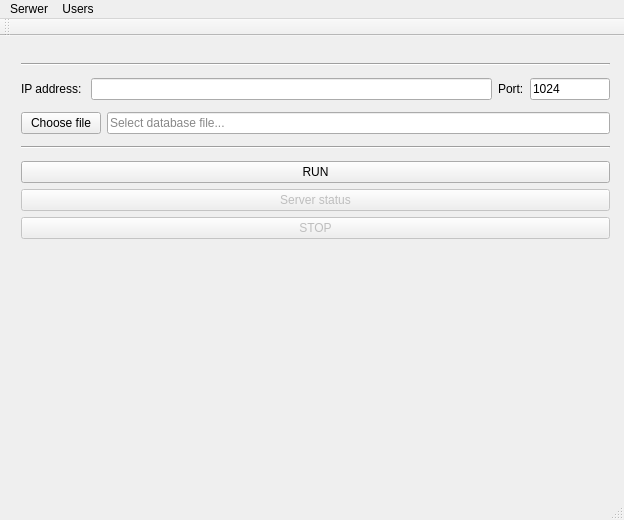
<?xml version="1.0" encoding="UTF-8"?>
<ui version="4.0">
 <class>serwer</class>
 <widget class="QMainWindow" name="serwer">
  <property name="geometry">
   <rect>
    <x>0</x>
    <y>0</y>
    <width>624</width>
    <height>520</height>
   </rect>
  </property>
  <property name="windowTitle">
   <string>serwer</string>
  </property>
  <property name="styleSheet">
   <string notr="true">QToolTip {
    border: 1px solid #76797C;
    background-color: #5A7566;
    color: white;
    padding: 0px;                /*remove padding, for fix combobox tooltip.*/
    opacity: 200;
}

QWidget {
    color: #eff0f1;
    background-color: #31363b;
    selection-background-color: #3daee9;
    selection-color: #eff0f1;
    background-clip: border;
    border-image: none;
    border: 0px transparent black;
    outline: 0;
}

QWidget:item:hover {
    background-color: #18465d;
    color: #eff0f1;
}

QWidget:item:selected {
    background-color: #18465d;
}

QCheckBox {
    spacing: 5px;
    outline: none;
    color: #eff0f1;
    margin-bottom: 2px;
}

QCheckBox:disabled {
    color: #76797C;
}

QCheckBox::indicator,
QGroupBox::indicator {
    width: 18px;
    height: 18px;
}

QGroupBox::indicator {
    margin-left: 2px;
}

QCheckBox::indicator:unchecked,
QGroupBox::indicator:unchecked {
    image: url(:/qss_icons/rc/checkbox_unchecked.png);
}

QCheckBox::indicator:unchecked:hover,
QCheckBox::indicator:unchecked:focus,
QCheckBox::indicator:unchecked:pressed,
QGroupBox::indicator:unchecked:hover,
QGroupBox::indicator:unchecked:focus,
QGroupBox::indicator:unchecked:pressed {
    border: none;
    image: url(:/qss_icons/rc/checkbox_unchecked_focus.png);
}

QCheckBox::indicator:checked,
QGroupBox::indicator:checked {
    image: url(:/qss_icons/rc/checkbox_checked.png);
}

QCheckBox::indicator:checked:hover,
QCheckBox::indicator:checked:focus,
QCheckBox::indicator:checked:pressed,
QGroupBox::indicator:checked:hover,
QGroupBox::indicator:checked:focus,
QGroupBox::indicator:checked:pressed {
    border: none;
    image: url(:/qss_icons/rc/checkbox_checked_focus.png);
}

QCheckBox::indicator:indeterminate {
    image: url(:/qss_icons/rc/checkbox_indeterminate.png);
}

QCheckBox::indicator:indeterminate:focus,
QCheckBox::indicator:indeterminate:hover,
QCheckBox::indicator:indeterminate:pressed {
    image: url(:/qss_icons/rc/checkbox_indeterminate_focus.png);
}

QCheckBox::indicator:checked:disabled,
QGroupBox::indicator:checked:disabled {
    image: url(:/qss_icons/rc/checkbox_checked_disabled.png);
}

QCheckBox::indicator:unchecked:disabled,
QGroupBox::indicator:unchecked:disabled {
    image: url(:/qss_icons/rc/checkbox_unchecked_disabled.png);
}

QRadioButton {
    spacing: 5px;
    outline: none;
    color: #eff0f1;
    margin-bottom: 2px;
}

QRadioButton:disabled {
    color: #76797C;
}

QRadioButton::indicator {
    width: 21px;
    height: 21px;
}

QRadioButton::indicator:unchecked {
    image: url(:/qss_icons/rc/radio_unchecked.png);
}

QRadioButton::indicator:unchecked:hover,
QRadioButton::indicator:unchecked:focus,
QRadioButton::indicator:unchecked:pressed {
    border: none;
    outline: none;
    image: url(:/qss_icons/rc/radio_unchecked_focus.png);
}

QRadioButton::indicator:checked {
    border: none;
    outline: none;
    image: url(:/qss_icons/rc/radio_checked.png);
}

QRadioButton::indicator:checked:hover,
QRadioButton::indicator:checked:focus,
QRadioButton::indicator:checked:pressed {
    border: none;
    outline: none;
    image: url(:/qss_icons/rc/radio_checked_focus.png);
}

QRadioButton::indicator:checked:disabled {
    outline: none;
    image: url(:/qss_icons/rc/radio_checked_disabled.png);
}

QRadioButton::indicator:unchecked:disabled {
    image: url(:/qss_icons/rc/radio_unchecked_disabled.png);
}

QMenuBar {
    background-color: #31363b;
    color: #eff0f1;
}

QMenuBar::item {
    background: transparent;
}

QMenuBar::item:selected {
    background: transparent;
    border: 1px solid #76797C;
}

QMenuBar::item:pressed {
    border: 1px solid #76797C;
    background-color: #3daee9;
    color: #eff0f1;
    margin-bottom: -1px;
    padding-bottom: 1px;
}

QMenu {
    border: 1px solid #76797C;
    color: #eff0f1;
    margin: 2px;
}

QMenu::icon {
    margin: 5px;
}

QMenu::item {
    padding: 5px 30px 5px 30px;
    border: 1px solid transparent;
    /* reserve space for selection border */
}

QMenu::item:selected {
    color: #eff0f1;
}

QMenu::separator {
    height: 2px;
    background: lightblue;
    margin-left: 10px;
    margin-right: 5px;
}

QMenu::indicator {
    width: 18px;
    height: 18px;
}


/* non-exclusive indicator = check box style indicator
   (see QActionGroup::setExclusive) */

QMenu::indicator:non-exclusive:unchecked {
    image: url(:/qss_icons/rc/checkbox_unchecked.png);
}

QMenu::indicator:non-exclusive:unchecked:selected {
    image: url(:/qss_icons/rc/checkbox_unchecked_disabled.png);
}

QMenu::indicator:non-exclusive:checked {
    image: url(:/qss_icons/rc/checkbox_checked.png);
}

QMenu::indicator:non-exclusive:checked:selected {
    image: url(:/qss_icons/rc/checkbox_checked_disabled.png);
}


/* exclusive indicator = radio button style indicator (see QActionGroup::setExclusive) */

QMenu::indicator:exclusive:unchecked {
    image: url(:/qss_icons/rc/radio_unchecked.png);
}

QMenu::indicator:exclusive:unchecked:selected {
    image: url(:/qss_icons/rc/radio_unchecked_disabled.png);
}

QMenu::indicator:exclusive:checked {
    image: url(:/qss_icons/rc/radio_checked.png);
}

QMenu::indicator:exclusive:checked:selected {
    image: url(:/qss_icons/rc/radio_checked_disabled.png);
}

QMenu::right-arrow {
    margin: 5px;
    image: url(:/qss_icons/rc/right_arrow.png)
}

QWidget:disabled {
    color: #454545;
    background-color: #31363b;
}

QAbstractItemView {
    alternate-background-color: #31363b;
    color: #eff0f1;
    border: 1px solid #3A3939;
    border-radius: 2px;
}

QWidget:focus,
QMenuBar:focus {
    border: 1px solid #3daee9;
}

QTabWidget:focus,
QCheckBox:focus,
QRadioButton:focus,
QSlider:focus {
    border: none;
}

QLineEdit {
    background-color: #232629;
    padding: 5px;
    border-style: solid;
    border: 1px solid #76797C;
    border-radius: 2px;
    color: #eff0f1;
}

QAbstractItemView QLineEdit {
    padding: 0;
}

QGroupBox {
    border: 1px solid #76797C;
    border-radius: 2px;
    margin-top: 20px;
}

QGroupBox::title {
    subcontrol-origin: margin;
    subcontrol-position: top center;
    padding-left: 10px;
    padding-right: 10px;
    padding-top: 10px;
}

QAbstractScrollArea {
    border-radius: 2px;
    border: 1px solid #76797C;
    background-color: transparent;
}

QScrollBar:horizontal {
    height: 15px;
    margin: 3px 15px 3px 15px;
    border: 1px transparent #2A2929;
    border-radius: 4px;
    background-color: #2A2929;
}

QScrollBar::handle:horizontal {
    background-color: #605F5F;
    min-width: 5px;
    border-radius: 4px;
}

QScrollBar::add-line:horizontal {
    margin: 0px 3px 0px 3px;
    border-image: url(:/qss_icons/rc/right_arrow_disabled.png);
    width: 10px;
    height: 10px;
    subcontrol-position: right;
    subcontrol-origin: margin;
}

QScrollBar::sub-line:horizontal {
    margin: 0px 3px 0px 3px;
    border-image: url(:/qss_icons/rc/left_arrow_disabled.png);
    height: 10px;
    width: 10px;
    subcontrol-position: left;
    subcontrol-origin: margin;
}

QScrollBar::add-line:horizontal:hover,
QScrollBar::add-line:horizontal:on {
    border-image: url(:/qss_icons/rc/right_arrow.png);
    height: 10px;
    width: 10px;
    subcontrol-position: right;
    subcontrol-origin: margin;
}

QScrollBar::sub-line:horizontal:hover,
QScrollBar::sub-line:horizontal:on {
    border-image: url(:/qss_icons/rc/left_arrow.png);
    height: 10px;
    width: 10px;
    subcontrol-position: left;
    subcontrol-origin: margin;
}

QScrollBar::up-arrow:horizontal,
QScrollBar::down-arrow:horizontal {
    background: none;
}

QScrollBar::add-page:horizontal,
QScrollBar::sub-page:horizontal {
    background: none;
}

QScrollBar:vertical {
    background-color: #2A2929;
    width: 15px;
    margin: 15px 3px 15px 3px;
    border: 1px transparent #2A2929;
    border-radius: 4px;
}

QScrollBar::handle:vertical {
    background-color: #605F5F;
    min-height: 5px;
    border-radius: 4px;
}

QScrollBar::sub-line:vertical {
    margin: 3px 0px 3px 0px;
    border-image: url(:/qss_icons/rc/up_arrow_disabled.png);
    height: 10px;
    width: 10px;
    subcontrol-position: top;
    subcontrol-origin: margin;
}

QScrollBar::add-line:vertical {
    margin: 3px 0px 3px 0px;
    border-image: url(:/qss_icons/rc/down_arrow_disabled.png);
    height: 10px;
    width: 10px;
    subcontrol-position: bottom;
    subcontrol-origin: margin;
}

QScrollBar::sub-line:vertical:hover,
QScrollBar::sub-line:vertical:on {
    border-image: url(:/qss_icons/rc/up_arrow.png);
    height: 10px;
    width: 10px;
    subcontrol-position: top;
    subcontrol-origin: margin;
}

QScrollBar::add-line:vertical:hover,
QScrollBar::add-line:vertical:on {
    border-image: url(:/qss_icons/rc/down_arrow.png);
    height: 10px;
    width: 10px;
    subcontrol-position: bottom;
    subcontrol-origin: margin;
}

QScrollBar::up-arrow:vertical,
QScrollBar::down-arrow:vertical {
    background: none;
}

QScrollBar::add-page:vertical,
QScrollBar::sub-page:vertical {
    background: none;
}

QTextEdit {
    background-color: #232629;
    color: #eff0f1;
    border: 1px solid #76797C;
}

QPlainTextEdit {
    background-color: #232629;
    ;
    color: #eff0f1;
    border-radius: 2px;
    border: 1px solid #76797C;
}

QHeaderView::section {
    background-color: #76797C;
    color: #eff0f1;
    padding: 5px;
    border: 1px solid #76797C;
}

QSizeGrip {
    image: url(:/qss_icons/rc/sizegrip.png);
    width: 12px;
    height: 12px;
}

QMainWindow::separator {
    background-color: #31363b;
    color: white;
    padding-left: 4px;
    spacing: 2px;
    border: 1px dashed #76797C;
}

QMainWindow::separator:hover {
    background-color: #787876;
    color: white;
    padding-left: 4px;
    border: 1px solid #76797C;
    spacing: 2px;
}

QMenu::separator {
    height: 1px;
    background-color: #76797C;
    color: white;
    padding-left: 4px;
    margin-left: 10px;
    margin-right: 5px;
}

QFrame {
    border-radius: 2px;
    border: 1px solid #76797C;
}

QFrame[frameShape=&quot;0&quot;] {
    border-radius: 2px;
    border: 1px transparent #76797C;
}

QStackedWidget {
    border: 1px transparent black;
}

QToolBar {
    border: 1px transparent #393838;
    background: 1px solid #31363b;
    font-weight: bold;
}

QToolBar::handle:horizontal {
    image: url(:/qss_icons/rc/Hmovetoolbar.png);
}

QToolBar::handle:vertical {
    image: url(:/qss_icons/rc/Vmovetoolbar.png);
}

QToolBar::separator:horizontal {
    image: url(:/qss_icons/rc/Hsepartoolbar.png);
}

QToolBar::separator:vertical {
    image: url(:/qss_icons/rc/Vsepartoolbar.png);
}

QToolButton#qt_toolbar_ext_button {
    background: #58595a
}

QPushButton {
    color: #eff0f1;
    background-color: #31363b;
    border-width: 1px;
    border-color: #76797C;
    border-style: solid;
    padding: 5px;
    border-radius: 2px;
    outline: none;
}

QPushButton:disabled {
    background-color: #31363b;
    border-width: 1px;
    border-color: #454545;
    border-style: solid;
    padding-top: 5px;
    padding-bottom: 5px;
    padding-left: 10px;
    padding-right: 10px;
    border-radius: 2px;
    color: #454545;
}

QPushButton:focus {
    background-color: #3daee9;
    color: white;
}

QPushButton:pressed {
    background-color: #3daee9;
    padding-top: -15px;
    padding-bottom: -17px;
}

QComboBox {
    selection-background-color: #3daee9;
    border-style: solid;
    border: 1px solid #76797C;
    border-radius: 2px;
    padding: 5px;
    min-width: 75px;
}

QPushButton:checked {
    background-color: #76797C;
    border-color: #6A6969;
}

QComboBox:hover,
QPushButton:hover,
QAbstractSpinBox:hover,
QLineEdit:hover,
QTextEdit:hover,
QPlainTextEdit:hover,
QAbstractView:hover,
QTreeView:hover {
    border: 1px solid #3daee9;
    color: #eff0f1;
}

QComboBox:on {
    padding-top: 3px;
    padding-left: 4px;
    selection-background-color: #4a4a4a;
}

QComboBox QAbstractItemView {
    background-color: #232629;
    border-radius: 2px;
    border: 1px solid #76797C;
    selection-background-color: #18465d;
}

QComboBox::drop-down {
    subcontrol-origin: padding;
    subcontrol-position: top right;
    width: 15px;
    border-left-width: 0px;
    border-left-color: darkgray;
    border-left-style: solid;
    border-top-right-radius: 3px;
    border-bottom-right-radius: 3px;
}

QComboBox::down-arrow {
    image: url(:/qss_icons/rc/down_arrow_disabled.png);
}

QComboBox::down-arrow:on,
QComboBox::down-arrow:hover,
QComboBox::down-arrow:focus {
    image: url(:/qss_icons/rc/down_arrow.png);
}

QAbstractSpinBox {
    padding: 5px;
    border: 1px solid #76797C;
    background-color: #232629;
    color: #eff0f1;
    border-radius: 2px;
    min-width: 75px;
}

QAbstractSpinBox:up-button {
    background-color: transparent;
    subcontrol-origin: border;
    subcontrol-position: center right;
}

QAbstractSpinBox:down-button {
    background-color: transparent;
    subcontrol-origin: border;
    subcontrol-position: center left;
}

QAbstractSpinBox::up-arrow,
QAbstractSpinBox::up-arrow:disabled,
QAbstractSpinBox::up-arrow:off {
    image: url(:/qss_icons/rc/up_arrow_disabled.png);
    width: 10px;
    height: 10px;
}

QAbstractSpinBox::up-arrow:hover {
    image: url(:/qss_icons/rc/up_arrow.png);
}

QAbstractSpinBox::down-arrow,
QAbstractSpinBox::down-arrow:disabled,
QAbstractSpinBox::down-arrow:off {
    image: url(:/qss_icons/rc/down_arrow_disabled.png);
    width: 10px;
    height: 10px;
}

QAbstractSpinBox::down-arrow:hover {
    image: url(:/qss_icons/rc/down_arrow.png);
}

QLabel {
    border: 0px solid black;
}

QTabWidget {
    border: 0px transparent black;
}

QTabWidget::pane {
    border: 1px solid #76797C;
    padding: 5px;
    margin: 0px;
}

QTabWidget::tab-bar {
    /* left: 5px; move to the right by 5px */
}

QTabBar {
    qproperty-drawBase: 0;
    border-radius: 3px;
}

QTabBar:focus {
    border: 0px transparent black;
}

QTabBar::close-button {
    image: url(:/qss_icons/rc/close.png);
    background: transparent;
}

QTabBar::close-button:hover {
    image: url(:/qss_icons/rc/close-hover.png);
    background: transparent;
}

QTabBar::close-button:pressed {
    image: url(:/qss_icons/rc/close-pressed.png);
    background: transparent;
}


/* TOP TABS */

QTabBar::tab:top {
    color: #eff0f1;
    border: 1px solid #76797C;
    border-bottom: 1px transparent black;
    background-color: #31363b;
    padding: 5px;
    min-width: 50px;
    border-top-left-radius: 2px;
    border-top-right-radius: 2px;
}

QTabBar::tab:top:selected {
    color: #eff0f1;
    background-color: #54575B;
    border: 1px solid #76797C;
    border-bottom: 2px solid #3daee9;
    border-top-left-radius: 2px;
    border-top-right-radius: 2px;
}

QTabBar::tab:top:!selected:hover {
    background-color: #3daee9;
}


/* BOTTOM TABS */

QTabBar::tab:bottom {
    color: #eff0f1;
    border: 1px solid #76797C;
    border-top: 1px transparent black;
    background-color: #31363b;
    padding: 5px;
    border-bottom-left-radius: 2px;
    border-bottom-right-radius: 2px;
    min-width: 50px;
}

QTabBar::tab:bottom:selected {
    color: #eff0f1;
    background-color: #54575B;
    border: 1px solid #76797C;
    border-top: 2px solid #3daee9;
    border-bottom-left-radius: 2px;
    border-bottom-right-radius: 2px;
}

QTabBar::tab:bottom:!selected:hover {
    background-color: #3daee9;
}


/* LEFT TABS */

QTabBar::tab:left {
    color: #eff0f1;
    border: 1px solid #76797C;
    border-left: 1px transparent black;
    background-color: #31363b;
    padding: 5px;
    border-top-right-radius: 2px;
    border-bottom-right-radius: 2px;
    min-height: 50px;
}

QTabBar::tab:left:selected {
    color: #eff0f1;
    background-color: #54575B;
    border: 1px solid #76797C;
    border-left: 2px solid #3daee9;
    border-top-right-radius: 2px;
    border-bottom-right-radius: 2px;
}

QTabBar::tab:left:!selected:hover {
    background-color: #3daee9;
}


/* RIGHT TABS */

QTabBar::tab:right {
    color: #eff0f1;
    border: 1px solid #76797C;
    border-right: 1px transparent black;
    background-color: #31363b;
    padding: 5px;
    border-top-left-radius: 2px;
    border-bottom-left-radius: 2px;
    min-height: 50px;
}

QTabBar::tab:right:selected {
    color: #eff0f1;
    background-color: #54575B;
    border: 1px solid #76797C;
    border-right: 2px solid #3daee9;
    border-top-left-radius: 2px;
    border-bottom-left-radius: 2px;
}

QTabBar::tab:right:!selected:hover {
    background-color: #3daee9;
}

QTabBar QToolButton::right-arrow:enabled {
    image: url(:/qss_icons/rc/right_arrow.png);
}

QTabBar QToolButton::left-arrow:enabled {
    image: url(:/qss_icons/rc/left_arrow.png);
}

QTabBar QToolButton::right-arrow:disabled {
    image: url(:/qss_icons/rc/right_arrow_disabled.png);
}

QTabBar QToolButton::left-arrow:disabled {
    image: url(:/qss_icons/rc/left_arrow_disabled.png);
}

QDockWidget {
    background: #31363b;
    border: 1px solid #403F3F;
    titlebar-close-icon: url(:/qss_icons/rc/close.png);
    titlebar-normal-icon: url(:/qss_icons/rc/undock.png);
}

QDockWidget::close-button,
QDockWidget::float-button {
    border: 1px solid transparent;
    border-radius: 2px;
    background: transparent;
}

QDockWidget::close-button:hover,
QDockWidget::float-button:hover {
    background: rgba(255, 255, 255, 10);
}

QDockWidget::close-button:pressed,
QDockWidget::float-button:pressed {
    padding: 1px -1px -1px 1px;
    background: rgba(255, 255, 255, 10);
}

QTreeView,
QListView {
    border: 1px solid #76797C;
    background-color: #232629;
}

QTreeView:branch:selected,
QTreeView:branch:hover {
    background: url(:/qss_icons/rc/transparent.png);
}

QTreeView::branch:has-siblings:!adjoins-item {
    border-image: url(:/qss_icons/rc/transparent.png);
}

QTreeView::branch:has-siblings:adjoins-item {
    border-image: url(:/qss_icons/rc/transparent.png);
}

QTreeView::branch:!has-children:!has-siblings:adjoins-item {
    border-image: url(:/qss_icons/rc/transparent.png);
}

QTreeView::branch:has-children:!has-siblings:closed,
QTreeView::branch:closed:has-children:has-siblings {
    image: url(:/qss_icons/rc/branch_closed.png);
}

QTreeView::branch:open:has-children:!has-siblings,
QTreeView::branch:open:has-children:has-siblings {
    image: url(:/qss_icons/rc/branch_open.png);
}

QTreeView::branch:has-children:!has-siblings:closed:hover,
QTreeView::branch:closed:has-children:has-siblings:hover {
    image: url(:/qss_icons/rc/branch_closed-on.png);
}

QTreeView::branch:open:has-children:!has-siblings:hover,
QTreeView::branch:open:has-children:has-siblings:hover {
    image: url(:/qss_icons/rc/branch_open-on.png);
}

QListView::item:!selected:hover,
QTreeView::item:!selected:hover {
    background: #18465d;
    outline: 0;
    color: #eff0f1
}

QListView::item:selected:hover,
QTreeView::item:selected:hover {
    background: #287399;
    color: #eff0f1;
}

QTreeView::indicator:checked,
QListView::indicator:checked {
    image: url(:/qss_icons/rc/checkbox_checked.png);
}

QTreeView::indicator:unchecked,
QListView::indicator:unchecked {
    image: url(:/qss_icons/rc/checkbox_unchecked.png);
}

QTreeView::indicator:indeterminate,
QListView::indicator:indeterminate {
    image: url(:/qss_icons/rc/checkbox_indeterminate.png);
}

QTreeView::indicator:checked:hover,
QTreeView::indicator:checked:focus,
QTreeView::indicator:checked:pressed,
QListView::indicator:checked:hover,
QListView::indicator:checked:focus,
QListView::indicator:checked:pressed {
    image: url(:/qss_icons/rc/checkbox_checked_focus.png);
}

QTreeView::indicator:unchecked:hover,
QTreeView::indicator:unchecked:focus,
QTreeView::indicator:unchecked:pressed,
QListView::indicator:unchecked:hover,
QListView::indicator:unchecked:focus,
QListView::indicator:unchecked:pressed {
    image: url(:/qss_icons/rc/checkbox_unchecked_focus.png);
}

QTreeView::indicator:indeterminate:hover,
QTreeView::indicator:indeterminate:focus,
QTreeView::indicator:indeterminate:pressed,
QListView::indicator:indeterminate:hover,
QListView::indicator:indeterminate:focus,
QListView::indicator:indeterminate:pressed {
    image: url(:/qss_icons/rc/checkbox_indeterminate_focus.png);
}

QSlider::groove:horizontal {
    border: 1px solid #565a5e;
    height: 4px;
    background: #565a5e;
    margin: 0px;
    border-radius: 2px;
}

QSlider::handle:horizontal {
    background: #232629;
    border: 1px solid #565a5e;
    width: 16px;
    height: 16px;
    margin: -8px 0;
    border-radius: 9px;
}

QSlider::sub-page:horizontal {
    border: 1px solid #565a5e;
    height: 4px;
    background: #3daee9;
    margin: 0px;
    border-radius: 2px;
}

QSlider::groove:vertical {
    border: 1px solid #565a5e;
    width: 4px;
    background: #565a5e;
    margin: 0px;
    border-radius: 3px;
}

QSlider::handle:vertical {
    background: #232629;
    border: 1px solid #565a5e;
    width: 16px;
    height: 16px;
    margin: 0 -8px;
    border-radius: 9px;
}

QSlider::sub-page:vertical {
    border: 1px solid #565a5e;
    width: 4px;
    background: #3daee9;
    margin: 0px;
    border-radius: 3px;
}

QToolButton {
    background-color: transparent;
    border: 1px transparent #76797C;
    border-radius: 2px;
    margin: 3px;
    padding: 5px;
}

QToolButton[popupMode=&quot;1&quot;] {
    /* only for MenuButtonPopup */
    padding-right: 20px;
    /* make way for the popup button */
    border: 1px #76797C;
    border-radius: 5px;
}

QToolButton[popupMode=&quot;2&quot;] {
    /* only for InstantPopup */
    padding-right: 10px;
    /* make way for the popup button */
    border: 1px #76797C;
}

QToolButton:hover,
QToolButton::menu-button:hover {
    background-color: transparent;
    border: 1px solid #3daee9;
    padding: 5px;
}

QToolButton:checked,
QToolButton:pressed,
QToolButton::menu-button:pressed {
    background-color: #3daee9;
    border: 1px solid #3daee9;
    padding: 5px;
}


/* the subcontrol below is used only in the InstantPopup or DelayedPopup mode */

QToolButton::menu-indicator {
    image: url(:/qss_icons/rc/down_arrow.png);
    top: -7px;
    left: -2px;
    /* shift it a bit */
}


/* the subcontrols below are used only in the MenuButtonPopup mode */

QToolButton::menu-button {
    border: 1px transparent #76797C;
    border-top-right-radius: 6px;
    border-bottom-right-radius: 6px;
    /* 16px width + 4px for border = 20px allocated above */
    width: 16px;
    outline: none;
}

QToolButton::menu-arrow {
    image: url(:/qss_icons/rc/down_arrow.png);
}

QToolButton::menu-arrow:open {
    border: 1px solid #76797C;
}

QPushButton::menu-indicator {
    subcontrol-origin: padding;
    subcontrol-position: bottom right;
    bottom: 5px;
}

QTableView {
    border: 1px solid #76797C;
    gridline-color: #31363b;
    background-color: #232629;
}

QTableView,
QHeaderView {
    border-radius: 0px;
}

QTableView::item:pressed,
QListView::item:pressed,
QTreeView::item:pressed {
    background: #18465d;
    color: #eff0f1;
}

QTableView::item:selected:active,
QTreeView::item:selected:active,
QListView::item:selected:active {
    background: #287399;
    color: #eff0f1;
}

QHeaderView {
    background-color: #31363b;
    border: 1px transparent;
    border-radius: 0px;
    margin: 0px;
    padding: 0px;
}

QHeaderView::section {
    background-color: #31363b;
    color: #eff0f1;
    padding: 5px;
    border: 1px solid #76797C;
    border-radius: 0px;
    text-align: center;
}

QHeaderView::section::vertical::first,
QHeaderView::section::vertical::only-one {
    border-top: 1px solid #76797C;
}

QHeaderView::section::vertical {
    border-top: transparent;
}

QHeaderView::section::horizontal::first,
QHeaderView::section::horizontal::only-one {
    border-left: 1px solid #76797C;
}

QHeaderView::section::horizontal {
    border-left: transparent;
}

QHeaderView::section:checked {
    color: white;
    background-color: #334e5e;
}


/* style the sort indicator */

QHeaderView::down-arrow {
    image: url(:/qss_icons/rc/down_arrow.png);
}

QHeaderView::up-arrow {
    image: url(:/qss_icons/rc/up_arrow.png);
}

QTableCornerButton::section {
    background-color: #31363b;
    border: 1px transparent #76797C;
    border-radius: 0px;
}

QToolBox {
    padding: 5px;
    border: 1px transparent black;
}

QToolBox::tab {
    color: #eff0f1;
    background-color: #31363b;
    border: 1px solid #76797C;
    border-bottom: 1px transparent #31363b;
    border-top-left-radius: 5px;
    border-top-right-radius: 5px;
}

QToolBox::tab:selected {
    /* italicize selected tabs */
    font: italic;
    background-color: #31363b;
    border-color: #3daee9;
}

QStatusBar::item {
    border: 0px transparent dark;
}

QFrame[height=&quot;3&quot;],
QFrame[width=&quot;3&quot;] {
    background-color: #76797C;
}

QSplitter::handle {
    border: 1px dashed #76797C;
}

QSplitter::handle:hover {
    background-color: #787876;
    border: 1px solid #76797C;
}

QSplitter::handle:horizontal {
    width: 1px;
}

QSplitter::handle:vertical {
    height: 1px;
}

QProgressBar {
    border: 1px solid #76797C;
    border-radius: 5px;
    text-align: center;
}

QProgressBar::chunk {
    background-color: #05B8CC;
}

QDateEdit {
    selection-background-color: #3daee9;
    border-style: solid;
    border: 1px solid #3375A3;
    border-radius: 2px;
    padding: 1px;
    min-width: 75px;
}

QDateEdit:on {
    padding-top: 3px;
    padding-left: 4px;
    selection-background-color: #4a4a4a;
}

QDateEdit QAbstractItemView {
    background-color: #232629;
    border-radius: 2px;
    border: 1px solid #3375A3;
    selection-background-color: #3daee9;
}

QDateEdit::drop-down {
    subcontrol-origin: padding;
    subcontrol-position: top right;
    width: 15px;
    border-left-width: 0px;
    border-left-color: darkgray;
    border-left-style: solid;
    border-top-right-radius: 3px;
    border-bottom-right-radius: 3px;
}

QDateEdit::down-arrow {
    image: url(:/qss_icons/rc/down_arrow_disabled.png);
}

QDateEdit::down-arrow:on,
QDateEdit::down-arrow:hover,
QDateEdit::down-arrow:focus {
    image: url(:/qss_icons/rc/down_arrow.png);
}
</string>
  </property>
  <widget class="QWidget" name="centralWidget">
   <widget class="QWidget" name="layoutWidget">
    <property name="geometry">
     <rect>
      <x>10</x>
      <y>10</y>
      <width>611</width>
      <height>214</height>
     </rect>
    </property>
    <layout class="QVBoxLayout" name="verticalLayout_2">
     <item>
      <widget class="Line" name="line_3">
       <property name="orientation">
        <enum>Qt::Horizontal</enum>
       </property>
      </widget>
     </item>
     <item>
      <layout class="QHBoxLayout" name="horizontalLayout_4">
       <item>
        <widget class="QLabel" name="label">
         <property name="text">
          <string>IP address: </string>
         </property>
        </widget>
       </item>
       <item>
        <widget class="QLineEdit" name="server_name_field">
         <property name="minimumSize">
          <size>
           <width>100</width>
           <height>0</height>
          </size>
         </property>
        </widget>
       </item>
       <item>
        <widget class="QLabel" name="label_2">
         <property name="text">
          <string>Port:</string>
         </property>
        </widget>
       </item>
       <item>
        <widget class="QLineEdit" name="server_port">
         <property name="maximumSize">
          <size>
           <width>80</width>
           <height>16777215</height>
          </size>
         </property>
         <property name="text">
          <string>1024</string>
         </property>
         <property name="maxLength">
          <number>4</number>
         </property>
        </widget>
       </item>
      </layout>
     </item>
     <item>
      <layout class="QHBoxLayout" name="horizontalLayout_2">
       <property name="sizeConstraint">
        <enum>QLayout::SetNoConstraint</enum>
       </property>
       <item>
        <widget class="QPushButton" name="button_addDb">
         <property name="text">
          <string>Choose file</string>
         </property>
        </widget>
       </item>
       <item>
        <widget class="QLineEdit" name="dbPath">
         <property name="enabled">
          <bool>true</bool>
         </property>
         <property name="styleSheet">
          <string notr="true">color: #888888;</string>
         </property>
         <property name="text">
          <string>Select database file...</string>
         </property>
        </widget>
       </item>
      </layout>
     </item>
     <item>
      <widget class="Line" name="line_2">
       <property name="orientation">
        <enum>Qt::Horizontal</enum>
       </property>
      </widget>
     </item>
     <item>
      <layout class="QVBoxLayout" name="verticalLayout">
       <item>
        <widget class="QPushButton" name="run_server">
         <property name="text">
          <string>RUN</string>
         </property>
        </widget>
       </item>
       <item>
        <widget class="QPushButton" name="server_status">
         <property name="enabled">
          <bool>false</bool>
         </property>
         <property name="text">
          <string>Server status</string>
         </property>
        </widget>
       </item>
       <item>
        <widget class="QPushButton" name="stop_server">
         <property name="enabled">
          <bool>false</bool>
         </property>
         <property name="text">
          <string>STOP</string>
         </property>
        </widget>
       </item>
      </layout>
     </item>
    </layout>
   </widget>
   <widget class="QLabel" name="serwer_info">
    <property name="geometry">
     <rect>
      <x>20</x>
      <y>430</y>
      <width>201</width>
      <height>16</height>
     </rect>
    </property>
    <property name="text">
     <string/>
    </property>
   </widget>
   <widget class="QLabel" name="db_image">
    <property name="geometry">
     <rect>
      <x>440</x>
      <y>240</y>
      <width>256</width>
      <height>256</height>
     </rect>
    </property>
    <property name="text">
     <string/>
    </property>
   </widget>
  </widget>
  <widget class="QMenuBar" name="menuBar">
   <property name="geometry">
    <rect>
     <x>0</x>
     <y>0</y>
     <width>624</width>
     <height>25</height>
    </rect>
   </property>
   <widget class="QMenu" name="menuSerwer_Data">
    <property name="title">
     <string>Serwer</string>
    </property>
   </widget>
   <widget class="QMenu" name="menuaaa">
    <property name="title">
     <string>Users</string>
    </property>
    <addaction name="actionLista_u_ytkownik_w"/>
   </widget>
   <addaction name="menuSerwer_Data"/>
   <addaction name="menuaaa"/>
  </widget>
  <widget class="QToolBar" name="mainToolBar">
   <attribute name="toolBarArea">
    <enum>TopToolBarArea</enum>
   </attribute>
   <attribute name="toolBarBreak">
    <bool>false</bool>
   </attribute>
  </widget>
  <widget class="QStatusBar" name="statusBar"/>
  <action name="actionLista_u_ytkownik_w">
   <property name="text">
    <string>User list</string>
   </property>
  </action>
 </widget>
 <layoutdefault spacing="6" margin="11"/>
 <resources/>
 <connections/>
</ui>
